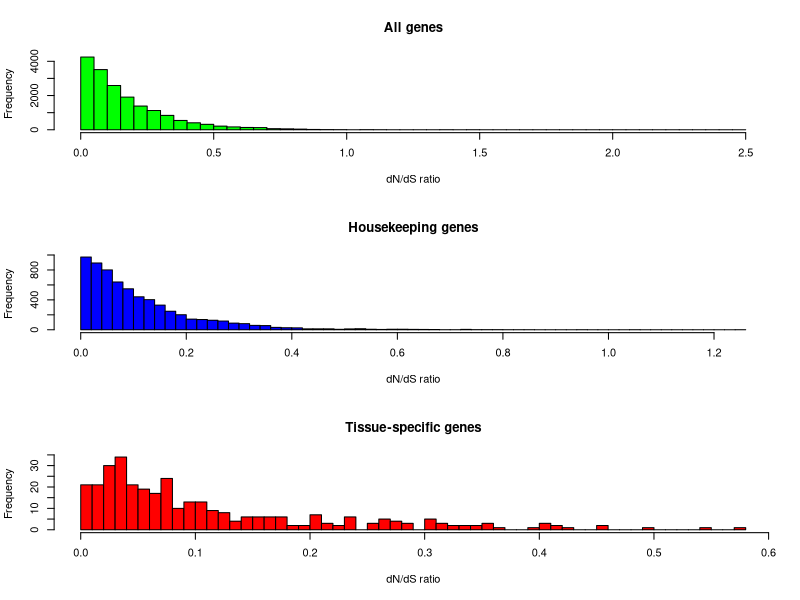

This chart was generated by the following R code:
all <- read.table('../dndsratio_results/allgenes_dndsratio.txt')
hk <- read.table('../dndsratio_results/housekeeping_dndsratio.txt')
ts <- read.table('../dndsratio_results/tissue_specific_dndsratio.txt')

all <- all$V3
hk <- hk$V3
ts <- ts$V3

png('dNdS_mouse.png')#, height=6, width=6, units='in', res=100)

par(mfrow=c(3,1))

xlab <- "dN/dS ratio"

hist(all, nclass=50, col=rgb(0,1,0), xlab=xlab, main="All genes")
hist(hk, nclass=50, col=rgb(0,0,1), xlab=xlab, main="Housekeeping genes")
hist(ts, nclass=50, col=rgb(1,0,0), xlab=xlab, main="Tissue-specific genes")

dev.off()
